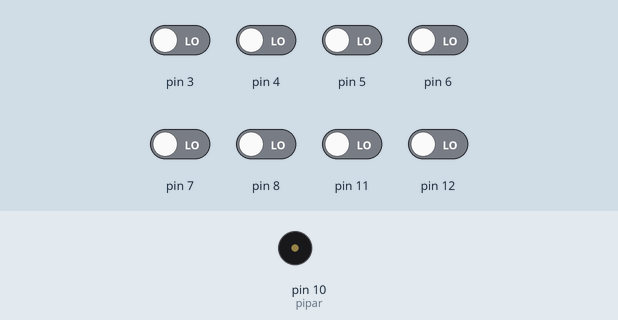
Bench run of a sketch on a simulated Arduino Uno, built with avr-gcc and run on an emulated ATmega328P. On the bench: buzzer (waves = sounding). The inputs (shaded band) are chosen by the test bench; at power-on: pin 3–8, pin 11, pin 12 LOW.

Above: at 1.2 s.
1.3 s: pin 3 driven HIGH
At 2.1 s:
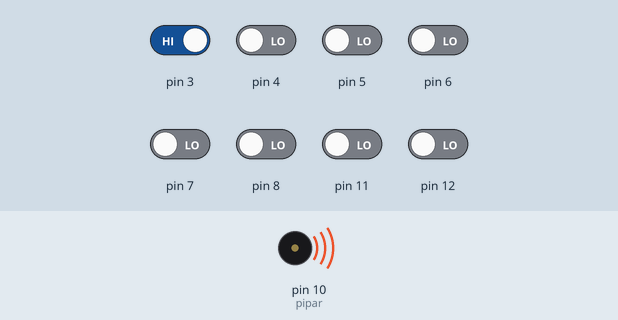
2.8 s: pin 3 driven LOW
At 3.2 s:
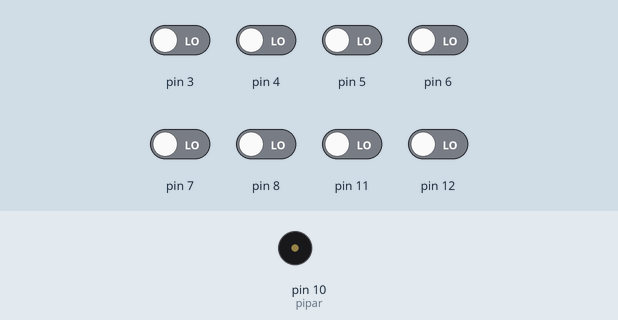
4.3 s: pin 4 driven HIGH
At 5.6 s:
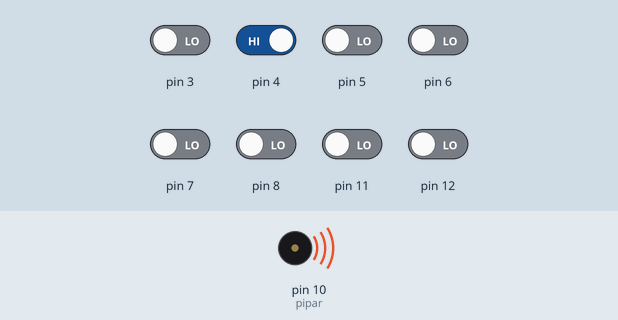
Timing chart, 0 to 7.3 s (numbered marks = the images above; inputs shaded):
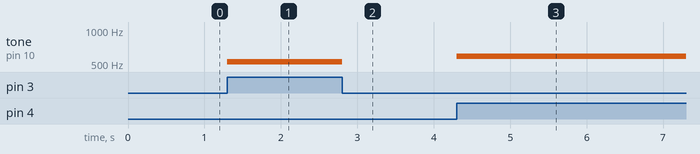

Measured:
- after the input at 1.3 s, tone on pin 10 (pipar): silent → 523 Hz at once
- after the input at 2.8 s, tone on pin 10 (pipar): 523 Hz → silent at once
- after the input at 4.3 s, tone on pin 10 (pipar): silent → 587 Hz at once

The sketch:

Piano_kode.ino
```cpp
int knapp1 = 0;
int knapp2 = 0;
int knapp3 = 0;
int knapp4 = 0;
int knapp5 = 0;
int knapp6 = 0;
int knapp7 = 0;
int knapp8 = 0;
const int pipar = 10;
void setup() {
  // put your setup code here, to run once:
pinMode (3, INPUT);
pinMode (4, INPUT);
pinMode (5, INPUT);
pinMode (6, INPUT);
pinMode (7, INPUT);
pinMode (8, INPUT);
pinMode (11, INPUT);
pinMode (12, INPUT);
pinMode (10, OUTPUT);
}

void loop() {
  // put your main code here, to run repeatedly:
knapp1 = digitalRead(3);
knapp2 = digitalRead(4);
knapp3 = digitalRead(5);
knapp4 = digitalRead(6);
knapp5 = digitalRead(7);
knapp6 = digitalRead(8);
knapp7 = digitalRead(11);
knapp8 = digitalRead(12);

if (knapp1 == HIGH)
{
  tone(pipar, 523);      // C5
}
else
{
   if (knapp2 == HIGH)
{
  tone(pipar, 587);      // D5
}
  else
  {
if (knapp3 == HIGH)
{
  tone(pipar, 659);      //E5
}
   else
   {
if (knapp4 == HIGH)
{
  tone(pipar, 699);      //F5
}
      else
      {
if (knapp5 == HIGH)
{
  tone(pipar, 784);      //G5
}
          else
          {
if (knapp6 == HIGH)
{
  tone(pipar, 880);     //A5
}
              else
              {
                if (knapp7 == HIGH)
                {
                  tone(pipar, 988);           // B5
                }
                else
                {
                  if (knapp8 == HIGH)
                  {
                    tone(pipar, 1047);     // C6
                  }

              else
              {
                noTone (pipar);
              }
                }
              }
          }
      }
   }
  }
}
}
```
